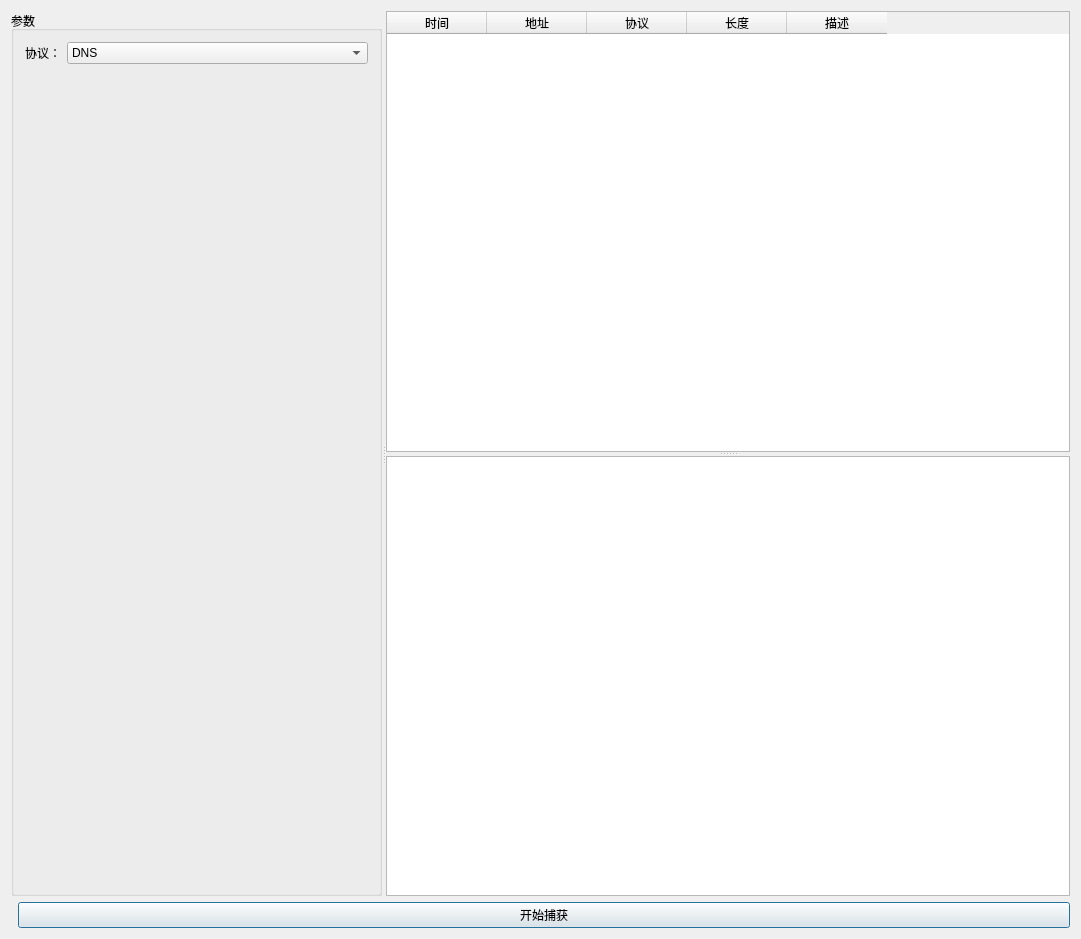
<?xml version="1.0" encoding="UTF-8"?>
<ui version="4.0">
 <class>CaptureDialog</class>
 <widget class="QDialog" name="CaptureDialog">
  <property name="geometry">
   <rect>
    <x>0</x>
    <y>0</y>
    <width>1081</width>
    <height>939</height>
   </rect>
  </property>
  <property name="windowTitle">
   <string>CaptureDialog</string>
  </property>
  <layout class="QVBoxLayout" name="verticalLayout_2">
   <item>
    <widget class="QSplitter" name="splitter_2">
     <property name="orientation">
      <enum>Qt::Horizontal</enum>
     </property>
     <widget class="QGroupBox" name="groupBox">
      <property name="title">
       <string>参数</string>
      </property>
      <layout class="QVBoxLayout" name="verticalLayout">
       <item>
        <layout class="QHBoxLayout" name="horizontalLayout_2">
         <item>
          <widget class="QLabel" name="label">
           <property name="text">
            <string>协议：</string>
           </property>
          </widget>
         </item>
         <item>
          <widget class="QComboBox" name="comboBox">
           <property name="sizePolicy">
            <sizepolicy hsizetype="Expanding" vsizetype="Fixed">
             <horstretch>0</horstretch>
             <verstretch>0</verstretch>
            </sizepolicy>
           </property>
           <item>
            <property name="text">
             <string>DNS</string>
            </property>
           </item>
           <item>
            <property name="text">
             <string>mDNS</string>
            </property>
           </item>
           <item>
            <property name="text">
             <string>HTTP</string>
            </property>
           </item>
           <item>
            <property name="text">
             <string>HTTPS</string>
            </property>
           </item>
           <item>
            <property name="text">
             <string>TCP</string>
            </property>
           </item>
           <item>
            <property name="text">
             <string>UDP</string>
            </property>
           </item>
           <item>
            <property name="text">
             <string>ICMP</string>
            </property>
           </item>
           <item>
            <property name="text">
             <string>ARP</string>
            </property>
           </item>
          </widget>
         </item>
        </layout>
       </item>
       <item>
        <widget class="QStackedWidget" name="stackedWidget">
         <widget class="QWidget" name="page_DNS"/>
         <widget class="QWidget" name="page_mDNS"/>
         <widget class="QWidget" name="page_HTTP"/>
         <widget class="QWidget" name="page_HTTPS"/>
         <widget class="QWidget" name="page_TCP"/>
         <widget class="QWidget" name="page_UDP"/>
         <widget class="QWidget" name="page_ICMP"/>
         <widget class="QWidget" name="page_ARP"/>
        </widget>
       </item>
      </layout>
     </widget>
     <widget class="QSplitter" name="splitter">
      <property name="orientation">
       <enum>Qt::Vertical</enum>
      </property>
      <widget class="QTableWidget" name="tableWidget">
       <property name="contextMenuPolicy">
        <enum>Qt::CustomContextMenu</enum>
       </property>
       <property name="editTriggers">
        <set>QAbstractItemView::NoEditTriggers</set>
       </property>
       <property name="selectionBehavior">
        <enum>QAbstractItemView::SelectRows</enum>
       </property>
       <property name="gridStyle">
        <enum>Qt::NoPen</enum>
       </property>
       <column>
        <property name="text">
         <string>时间</string>
        </property>
       </column>
       <column>
        <property name="text">
         <string>地址</string>
        </property>
       </column>
       <column>
        <property name="text">
         <string>协议</string>
        </property>
       </column>
       <column>
        <property name="text">
         <string>长度</string>
        </property>
       </column>
       <column>
        <property name="text">
         <string>描述</string>
        </property>
       </column>
      </widget>
      <widget class="QTreeWidget" name="treeWidget">
       <property name="contextMenuPolicy">
        <enum>Qt::CustomContextMenu</enum>
       </property>
       <property name="editTriggers">
        <set>QAbstractItemView::NoEditTriggers</set>
       </property>
       <attribute name="headerVisible">
        <bool>false</bool>
       </attribute>
       <column>
        <property name="text">
         <string notr="true">1</string>
        </property>
       </column>
      </widget>
     </widget>
    </widget>
   </item>
   <item>
    <layout class="QHBoxLayout" name="horizontalLayout">
     <item>
      <spacer name="horizontalSpacer">
       <property name="orientation">
        <enum>Qt::Horizontal</enum>
       </property>
      </spacer>
     </item>
     <item>
      <widget class="QPushButton" name="pushButton">
       <property name="text">
        <string>开始捕获</string>
       </property>
      </widget>
     </item>
    </layout>
   </item>
  </layout>
 </widget>
 <layoutdefault spacing="6" margin="11"/>
 <resources/>
 <connections/>
</ui>
